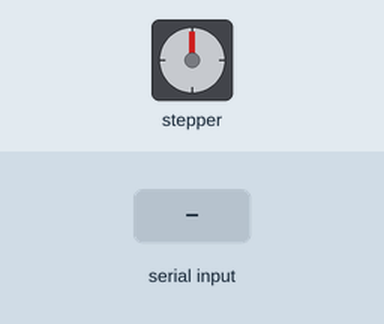
Bench run of a sketch on a simulated Arduino Uno, built with avr-gcc and run on an emulated ATmega328P. Shown: stepper motor. Inputs (shaded band) come from the test bench. Stepper angles assume 200 steps per turn.

Above: at 1.2 s.
1.3 s: "90,45\n" received over Serial
At 2.5 s:
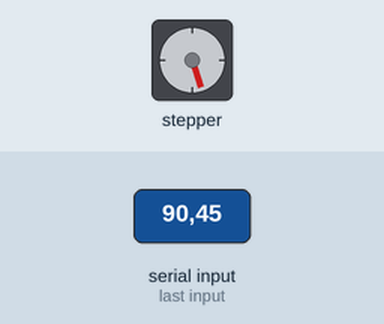
2.8 s: "30,150\n" received over Serial
At 3.8 s:
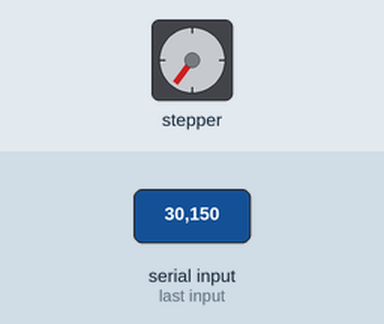
4.3 s: "5\n" received over Serial
At 4.9 s:
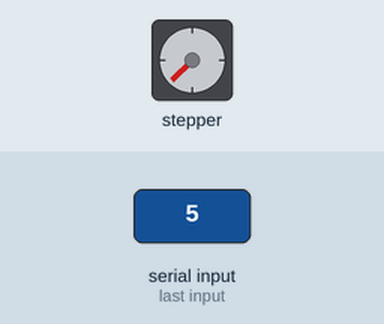
5.8 s: "90\n" received over Serial
At 6.1 s:
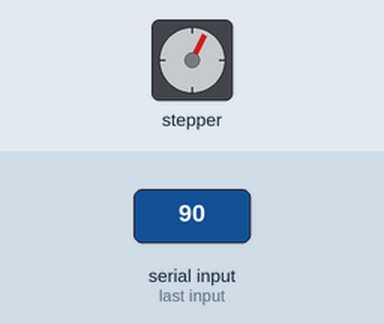
7.3 s: "90,45\n" received over Serial
At 8.4 s:
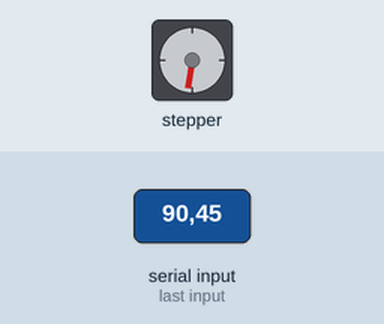
8.8 s: "30,150\n" received over Serial
At 9.6 s:
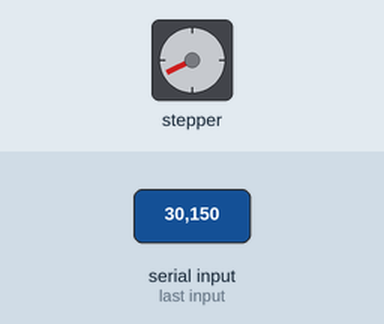
Timing chart, 0 to 11.3 s (numbered marks = the images above; inputs shaded):
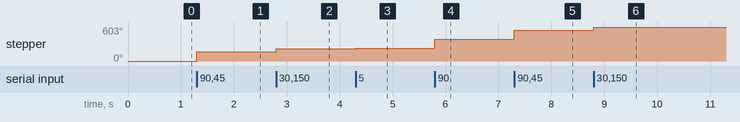

Measured:
- after the input at 1.3 s, stepper: turns 162° clockwise, starting at once
- after the input at 2.8 s, stepper: turns 54° clockwise, starting at once
- after the input at 5.8 s, stepper: turns 162° clockwise, starting at once
- after the input at 7.3 s, stepper: turns 162° clockwise, starting at once
- after the input at 8.8 s, stepper: turns 54° clockwise, starting at once

The sketch:

stepper_sketch.ino
```cpp
/*
  Stepper Motor Control - one revolution
  RPM = 60*(number of steps/second)/(number of steps/revolution)
  Steps per Revolution = 360 / 1.8 = 200
  RPM = 60 * 800 / 200
*/

#include <Stepper.h>

const int STEPS = 200;
unsigned long previousMillis = 0;
unsigned long currentMillis;

Stepper myStepper(STEPS, 11, 12);

void setup() {
  Serial.begin(115200);
  myStepper.setSpeed(3000);
}

void loop() {
  while (Serial.available() > 0) {
    String incoming = Serial.readStringUntil('\n');
    int position = incoming.toInt();
    myStepper.step(position);
  }
}
```
